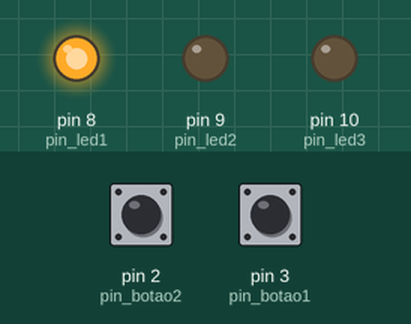
Simulated run of this sketch. Board: Arduino Uno, built with avr-gcc and run on an emulated ATmega328P. Shown: output pins drawn as LEDs (lit = HIGH). The inputs (shaded band) are chosen by the test bench; at power-on: pin 2 (pin_botao2) LOW, pin 3 (pin_botao1) HIGH.

Above: at 0.1 s.
Timing chart, 0 to 1.6 s (numbered marks = the images above):
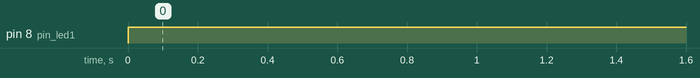

Measured:
- by itself, pin 8 (pin_led1): LOW → HIGH at 0.00 s

The sketch:

Atividade4.ino
```cpp
#define pin_led1 8
#define pin_led2 9
#define pin_led3 10
#define pin_botao1 3
#define pin_botao2 2

void setup() {
pinMode(pin_led1, OUTPUT);
pinMode(pin_led2, OUTPUT);
pinMode(pin_led3, OUTPUT);
pinMode(pin_botao1, INPUT);
pinMode(pin_botao2, INPUT);
}

void loop() {
bool estado1 = digitalRead(pin_botao1);
bool estado2 = digitalRead(pin_botao2);

if (estado1 != estado2 == 1)
digitalWrite(pin_led1, HIGH);

}
```
